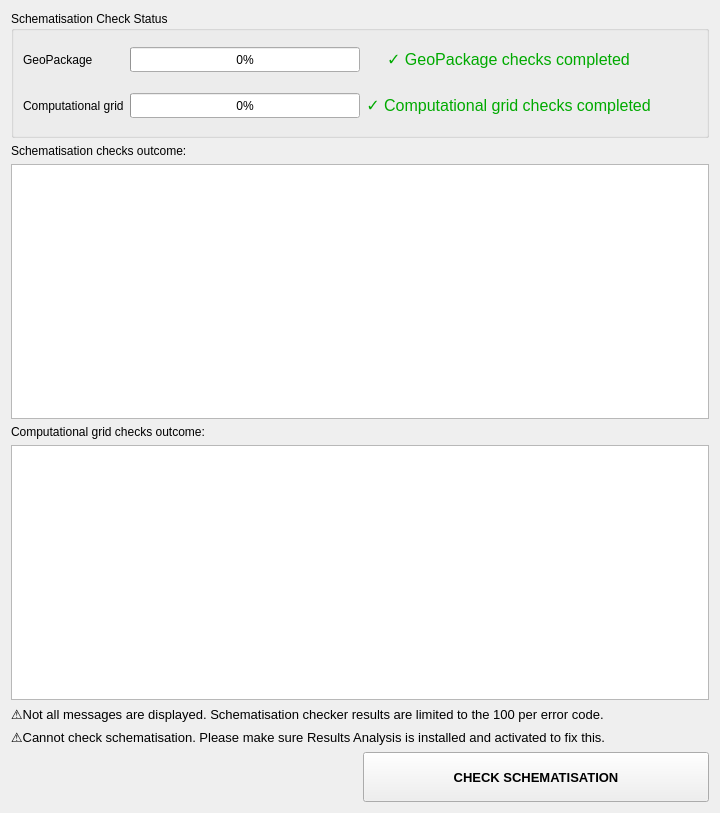
<?xml version="1.0" encoding="UTF-8"?>
<ui version="4.0">
 <class>Form</class>
 <widget class="QWidget" name="Form">
  <property name="windowModality">
   <enum>Qt::NonModal</enum>
  </property>
  <property name="geometry">
   <rect>
    <x>0</x>
    <y>0</y>
    <width>720</width>
    <height>813</height>
   </rect>
  </property>
  <property name="sizePolicy">
   <sizepolicy hsizetype="Preferred" vsizetype="Minimum">
    <horstretch>0</horstretch>
    <verstretch>0</verstretch>
   </sizepolicy>
  </property>
  <property name="minimumSize">
   <size>
    <width>720</width>
    <height>0</height>
   </size>
  </property>
  <property name="font">
   <font>
    <family>Segoe UI</family>
   </font>
  </property>
  <property name="windowTitle">
   <string>Check schematisation</string>
  </property>
  <property name="autoFillBackground">
   <bool>true</bool>
  </property>
  <layout class="QGridLayout" name="gridLayout">
   <item row="2" column="0">
    <widget class="QTreeView" name="tv_schema_check_result">
     <property name="editTriggers">
      <set>QAbstractItemView::NoEditTriggers</set>
     </property>
     <property name="selectionMode">
      <enum>QAbstractItemView::ExtendedSelection</enum>
     </property>
     <property name="sortingEnabled">
      <bool>true</bool>
     </property>
    </widget>
   </item>
   <item row="1" column="0">
    <widget class="QLabel" name="label_3">
     <property name="text">
      <string>Schematisation checks outcome:</string>
     </property>
    </widget>
   </item>
   <item row="0" column="0">
    <widget class="QGroupBox" name="groupBox">
     <property name="title">
      <string>Schematisation Check Status</string>
     </property>
     <layout class="QGridLayout" name="gridLayout_3">
      <item row="0" column="1">
       <layout class="QGridLayout" name="gridLayout_4">
        <property name="bottomMargin">
         <number>0</number>
        </property>
        <item row="1" column="1">
         <widget class="QProgressBar" name="pbar_check_grid">
          <property name="minimumSize">
           <size>
            <width>0</width>
            <height>25</height>
           </size>
          </property>
          <property name="value">
           <number>0</number>
          </property>
         </widget>
        </item>
        <item row="1" column="0">
         <widget class="QLabel" name="label_4">
          <property name="sizePolicy">
           <sizepolicy hsizetype="Maximum" vsizetype="Preferred">
            <horstretch>0</horstretch>
            <verstretch>0</verstretch>
           </sizepolicy>
          </property>
          <property name="minimumSize">
           <size>
            <width>0</width>
            <height>25</height>
           </size>
          </property>
          <property name="text">
           <string>Computational grid</string>
          </property>
         </widget>
        </item>
        <item row="0" column="2">
         <widget class="QLabel" name="lbl_check_schematisation">
          <property name="sizePolicy">
           <sizepolicy hsizetype="Expanding" vsizetype="Preferred">
            <horstretch>0</horstretch>
            <verstretch>0</verstretch>
           </sizepolicy>
          </property>
          <property name="minimumSize">
           <size>
            <width>0</width>
            <height>25</height>
           </size>
          </property>
          <property name="font">
           <font>
            <family>Segoe UI</family>
            <pointsize>10</pointsize>
           </font>
          </property>
          <property name="text">
           <string>&lt;html&gt;&lt;head/&gt;&lt;body&gt;&lt;p&gt;&lt;span style=&quot; font-size:12pt; color:#00aa00;&quot;&gt;✓ GeoPackage checks completed&lt;/span&gt;&lt;/p&gt;&lt;/body&gt;&lt;/html&gt;</string>
          </property>
          <property name="alignment">
           <set>Qt::AlignCenter</set>
          </property>
         </widget>
        </item>
        <item row="0" column="1">
         <widget class="QProgressBar" name="pbar_check_schematisation">
          <property name="minimumSize">
           <size>
            <width>0</width>
            <height>25</height>
           </size>
          </property>
          <property name="value">
           <number>0</number>
          </property>
         </widget>
        </item>
        <item row="0" column="0">
         <widget class="QLabel" name="label">
          <property name="sizePolicy">
           <sizepolicy hsizetype="Maximum" vsizetype="Preferred">
            <horstretch>0</horstretch>
            <verstretch>0</verstretch>
           </sizepolicy>
          </property>
          <property name="minimumSize">
           <size>
            <width>0</width>
            <height>25</height>
           </size>
          </property>
          <property name="text">
           <string>GeoPackage</string>
          </property>
         </widget>
        </item>
        <item row="1" column="2">
         <widget class="QLabel" name="lbl_check_grid">
          <property name="sizePolicy">
           <sizepolicy hsizetype="Expanding" vsizetype="Preferred">
            <horstretch>0</horstretch>
            <verstretch>0</verstretch>
           </sizepolicy>
          </property>
          <property name="minimumSize">
           <size>
            <width>0</width>
            <height>25</height>
           </size>
          </property>
          <property name="font">
           <font>
            <family>Segoe UI</family>
            <pointsize>10</pointsize>
           </font>
          </property>
          <property name="text">
           <string>&lt;html&gt;&lt;head/&gt;&lt;body&gt;&lt;p&gt;&lt;span style=&quot; font-size:12pt; color:#00aa00;&quot;&gt;✓ Computational grid checks completed&lt;/span&gt;&lt;/p&gt;&lt;/body&gt;&lt;/html&gt;</string>
          </property>
          <property name="alignment">
           <set>Qt::AlignCenter</set>
          </property>
         </widget>
        </item>
        <item row="0" column="3">
         <widget class="QToolButton" name="btn_export_check_schematisation_results">
          <property name="enabled">
           <bool>false</bool>
          </property>
          <property name="minimumSize">
           <size>
            <width>40</width>
            <height>40</height>
           </size>
          </property>
          <property name="font">
           <font>
            <family>Segoe UI</family>
            <pointsize>7</pointsize>
           </font>
          </property>
          <property name="toolTip">
           <string>Save results to CSV</string>
          </property>
          <property name="text">
           <string/>
          </property>
          <property name="icon">
           <iconset>
            <normaloff>../../icons/download.svg</normaloff>../../icons/download.svg</iconset>
          </property>
          <property name="iconSize">
           <size>
            <width>30</width>
            <height>30</height>
           </size>
          </property>
          <property name="popupMode">
           <enum>QToolButton::DelayedPopup</enum>
          </property>
          <property name="toolButtonStyle">
           <enum>Qt::ToolButtonIconOnly</enum>
          </property>
          <property name="autoRaise">
           <bool>true</bool>
          </property>
         </widget>
        </item>
        <item row="1" column="3">
         <widget class="QToolButton" name="btn_export_check_grid_results">
          <property name="enabled">
           <bool>false</bool>
          </property>
          <property name="minimumSize">
           <size>
            <width>40</width>
            <height>40</height>
           </size>
          </property>
          <property name="font">
           <font>
            <family>Segoe UI</family>
            <pointsize>7</pointsize>
           </font>
          </property>
          <property name="toolTip">
           <string>Save results to CSV</string>
          </property>
          <property name="text">
           <string/>
          </property>
          <property name="icon">
           <iconset>
            <normaloff>../../icons/download.svg</normaloff>../../icons/download.svg</iconset>
          </property>
          <property name="iconSize">
           <size>
            <width>30</width>
            <height>30</height>
           </size>
          </property>
          <property name="popupMode">
           <enum>QToolButton::DelayedPopup</enum>
          </property>
          <property name="toolButtonStyle">
           <enum>Qt::ToolButtonIconOnly</enum>
          </property>
          <property name="autoRaise">
           <bool>true</bool>
          </property>
         </widget>
        </item>
       </layout>
      </item>
     </layout>
    </widget>
   </item>
   <item row="5" column="0">
    <layout class="QGridLayout" name="gridLayout_2">
     <property name="bottomMargin">
      <number>0</number>
     </property>
     <item row="1" column="0" colspan="2">
      <widget class="QLabel" name="lbl_on_import_error">
       <property name="font">
        <font>
         <family>Segoe UI</family>
         <pointsize>10</pointsize>
        </font>
       </property>
       <property name="text">
        <string>⚠Cannot check schematisation. Please make sure Results Analysis is installed and activated to fix this.</string>
       </property>
       <property name="wordWrap">
        <bool>true</bool>
       </property>
      </widget>
     </item>
     <item row="0" column="0" colspan="2">
      <widget class="QLabel" name="lbl_on_limited_display">
       <property name="font">
        <font>
         <family>Segoe UI</family>
         <pointsize>10</pointsize>
        </font>
       </property>
       <property name="text">
        <string>⚠Not all messages are displayed. Schematisation checker results are limited to the 100 per error code.</string>
       </property>
       <property name="wordWrap">
        <bool>true</bool>
       </property>
      </widget>
     </item>
     <item row="2" column="1">
      <widget class="QPushButton" name="pb_check_model">
       <property name="sizePolicy">
        <sizepolicy hsizetype="Minimum" vsizetype="Preferred">
         <horstretch>0</horstretch>
         <verstretch>0</verstretch>
        </sizepolicy>
       </property>
       <property name="minimumSize">
        <size>
         <width>0</width>
         <height>50</height>
        </size>
       </property>
       <property name="maximumSize">
        <size>
         <width>350</width>
         <height>16777215</height>
        </size>
       </property>
       <property name="font">
        <font>
         <family>Segoe UI</family>
         <pointsize>10</pointsize>
         <weight>75</weight>
         <bold>true</bold>
        </font>
       </property>
       <property name="text">
        <string>CHECK SCHEMATISATION</string>
       </property>
      </widget>
     </item>
    </layout>
   </item>
   <item row="3" column="0">
    <widget class="QLabel" name="label_2">
     <property name="text">
      <string>Computational grid checks outcome:</string>
     </property>
    </widget>
   </item>
   <item row="4" column="0">
    <widget class="QTreeView" name="tv_grid_check_result">
     <property name="editTriggers">
      <set>QAbstractItemView::NoEditTriggers</set>
     </property>
    </widget>
   </item>
  </layout>
 </widget>
 <tabstops>
  <tabstop>btn_export_check_schematisation_results</tabstop>
  <tabstop>btn_export_check_grid_results</tabstop>
  <tabstop>tv_schema_check_result</tabstop>
  <tabstop>tv_grid_check_result</tabstop>
  <tabstop>pb_check_model</tabstop>
 </tabstops>
 <resources/>
 <connections/>
</ui>
